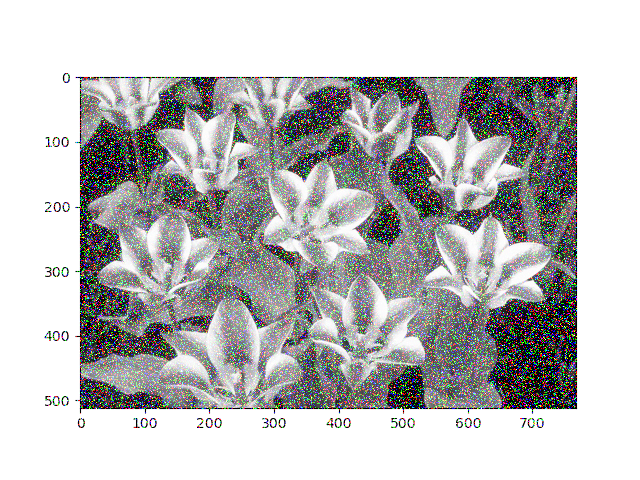
#> input picture Gaussian_Noise.png, 640 x 480 px
$ python avg_filter.py
#> lines starting #> are read from the running program, lines starting #| are printed output that depends on the picture
import cv2
import numpy as np

img = cv2.imread('Gaussian_Noise.png', 0)
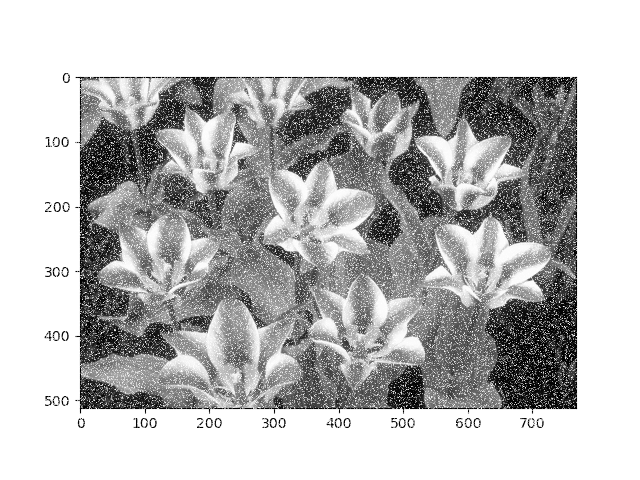
#> img: shape (480, 640); min 0, max 255, mean 187.9

m, n = img.shape
#> m = 480; n = 640

# Develop Averaging filter(3, 3) mask
mask = np.ones([3, 3], dtype=int)
mask = mask / 9

# Convolve the 3X3 mask over the image
img_new = np.zeros([m, n])

for i in range(1, m-1):
    for j in range(1, n-1):
        temp = img[i-1, j-1]*mask[0, 0]+img[i-1, j]*mask[0, 1]+img[i-1, j + 1]*mask[0, 2]+img[i, j-1]*mask[1, 0] + img[i, j] * \
            mask[1, 1]+img[i, j + 1]*mask[1, 2]+img[i + 1, j-1]*mask[2,
                                                                     0]+img[i + 1, j]*mask[2, 1]+img[i + 1, j + 1]*mask[2, 2]

        img_new[i, j] = temp
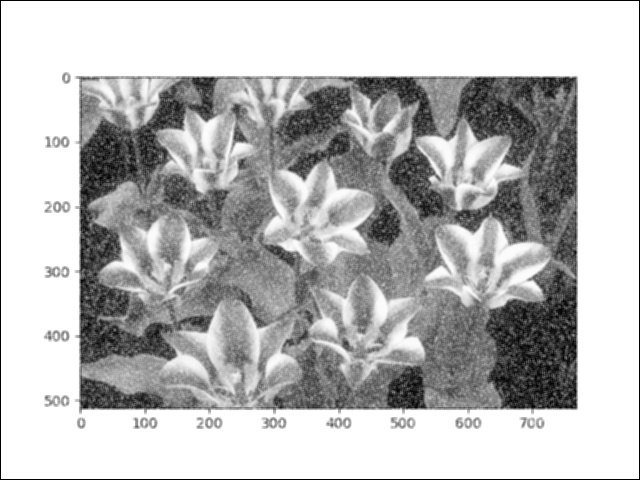
#> img_new: shape (480, 640) float64; min 0, max 255, mean 186.1; drawn with min black and max white

img_new = img_new.astype(np.uint8)
cv2.imwrite('avg_filtered_img.png', img_new)
cv2.imshow('after', img_new)

$ run again, with tulips.png copied over Gaussian_Noise.png
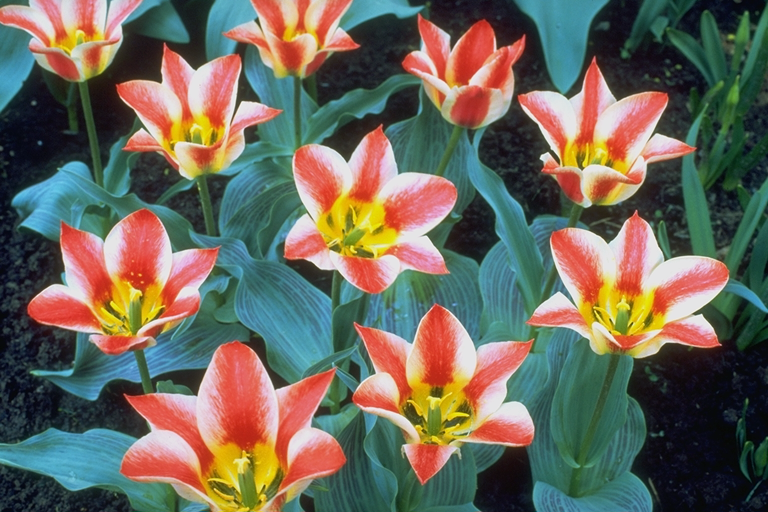
#> input picture tulips.png, 768 x 512 px
#> `img = cv2.imread('Gaussian_Noise.png', 0)`:
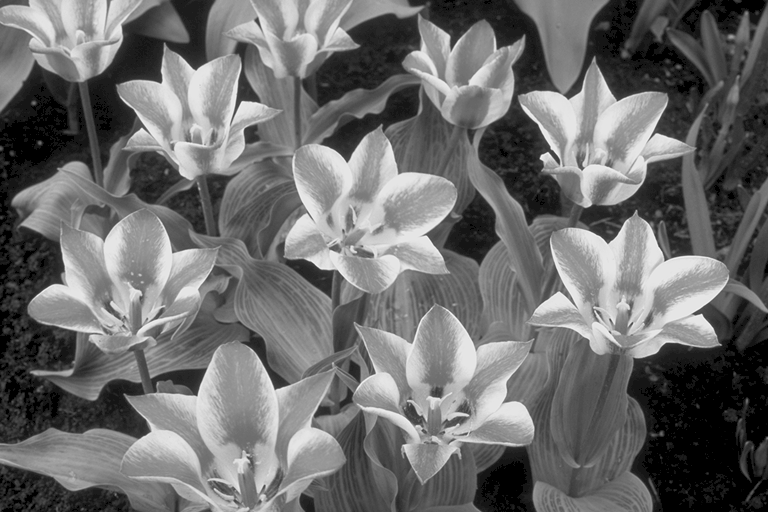
#> img: shape (512, 768); min 0, max 244, mean 108.3

$ run again, with tulips_rotated.png copied over Gaussian_Noise.png
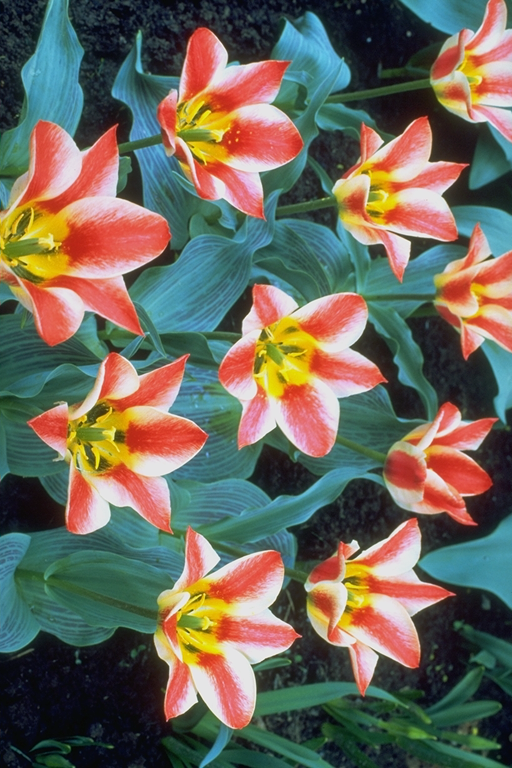
#> input picture tulips_rotated.png, 512 x 768 px
#> `img = cv2.imread('Gaussian_Noise.png', 0)`:
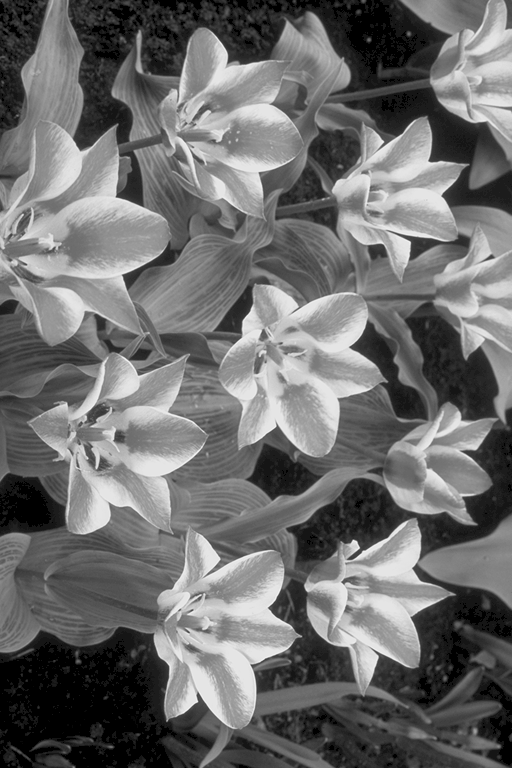
#> img: shape (768, 512); min 0, max 244, mean 108.3
